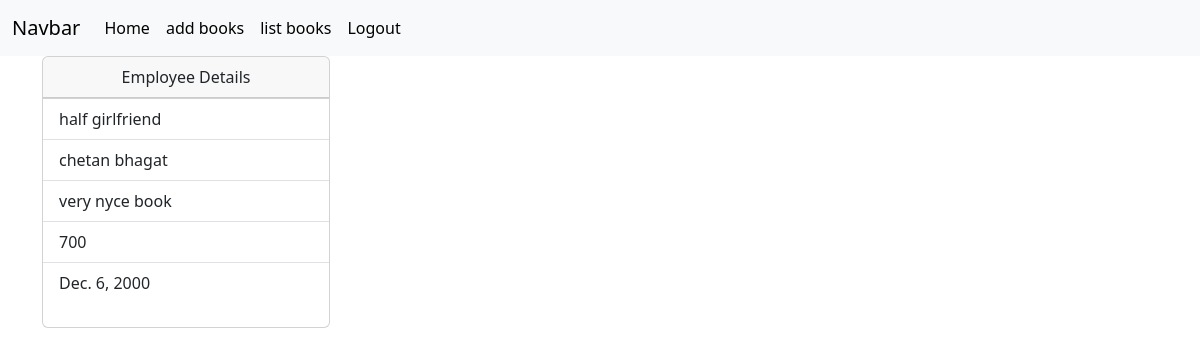
Page /books/2 (signed in) on the committed database.
### books/models.py (models this page shows, shortened)
class BooksApp(models.Model):
    name=models.CharField(max_length=200)
    author=models.CharField(max_length=200)
    review=models.CharField(max_length=200)
    price=models.PositiveIntegerField()
    publisheddate=models.DateField()
    profile_pic=models.ImageField(upload_to="images",null=True,blank=True)

### books/views.py (the view)
# urls.py: path('books/<int:pk>',views.BooksAppDetailVeiw.as_view(),name="books-detail"),
@method_decorator(signin_required,name="dispatch")
class BooksAppDetailVeiw(View):
    def get(self,request,*args,**kwargs):
        id=kwargs.get("pk")
        qs=BooksApp.objects.get(id=id)
        return render(request,"book_detail.html",{"data":qs})

### books/views.py (called while the page is built)
def signin_required(fn):
    def wrapper(request,*args,**kwargs):
        if not request.user.is_authenticated:
            messages.error(request,"invalid session")
            return redirect("signin")
        else:
            return fn(request,*args,**kwargs)
    return wrapper

### books/templates/book_detail.html (shortened to what this page needs)
{%extends 'base.html'%}
{%block body_block%}
<body class="port grad">
<div class="container ">
    <div>
        <div class="card" style="width: 18rem;">
            <div class="card-header">
             <center>Employee Details</center>
            </div>
            <ul class="list-group list-group-flush">
              <li class="list-group-item">{{data.name}}</li>
              <li class="list-group-item">{{data.author}}</li>
              <li class="list-group-item">{{data.review}}</li>
              <li class="list-group-item">{{data.price}}</li>
              <li class="list-group-item">{{data.publisheddate}}</li>
            </ul>
          </div>
    </div>
</div>
</body>
{%endblock%}

### rows in the picture
BooksApp: name "half girlfriend", author "chetan bhagat", review "very nyce book", price "700", publisheddate "Dec. 6, 2000"
